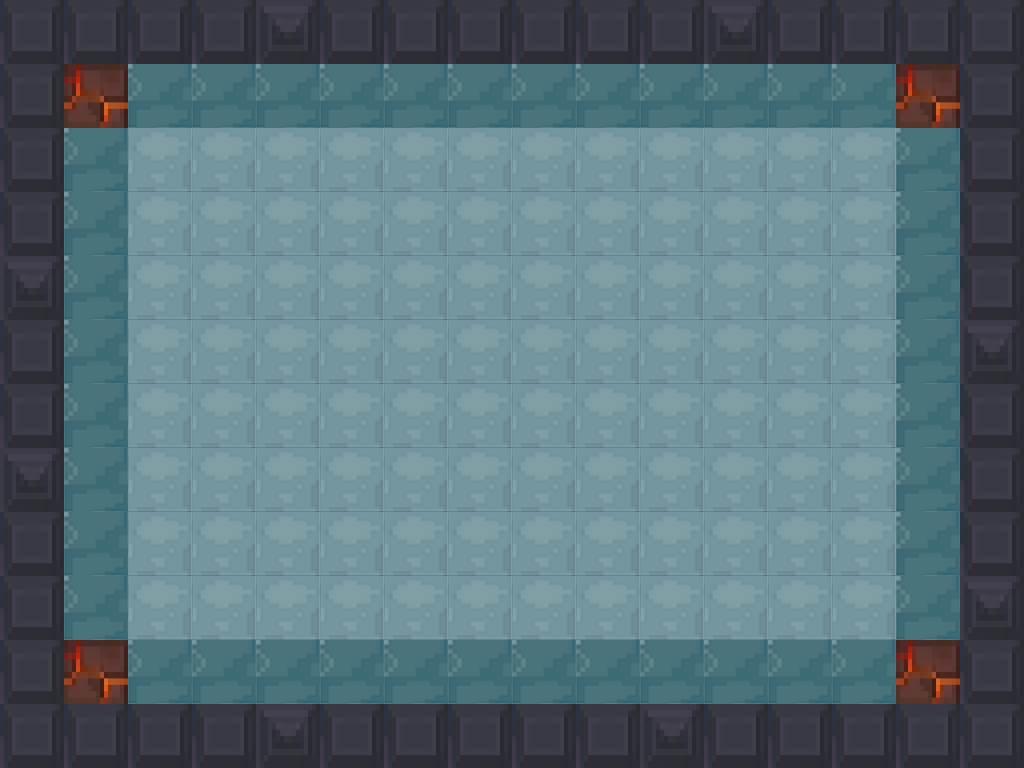

Tiled map render using the project's own tile images. Description and the map definition, with tile-layer contents summarised, below:
An orthogonal 16x12 tile map with 64x64 px tiles, 5 tile layers (ground, wall, DamagingLand, SlowingLand, ...), 3 tilesets and 14 objects (Monster_birth1, Monster_birth2, Monster_birth3, Monster_birth4, Box_1, ...).

<map version="1.0" orientation="orthogonal" renderorder="right-down" width="16" height="12" tilewidth="64" tileheight="64">
 <tileset firstgid="1" name="ground" tilewidth="64" tileheight="64">
  <image source="ground.png" width="384" height="512" />
 </tileset>
 <tileset firstgid="49" name="wall" tilewidth="64" tileheight="64">
  <image source="wall.png" width="640" height="64" />
 </tileset>
 <tileset firstgid="59" name="ground_else" tilewidth="64" tileheight="64">
  <image source="tiles1.png" width="448" height="448" />
 </tileset>
 <layer name="ground" width="16" height="12">
  <data>[192 cells, 192 non-empty, 2 distinct tile ids]</data>
 </layer>
 <objectgroup name="Monster" opacity="0.8">
  <object name="Monster_birth1" x="384" y="256" width="64" height="64" />
  <object name="Monster_birth2" x="736" y="324" width="64" height="64" />
  <object name="Monster_birth3" x="508" y="497" width="64" height="64" />
  <object name="Monster_birth4" x="653" y="497" width="64" height="64" />
 </objectgroup>
 <layer name="wall" width="16" height="12">
  <data>[192 cells, 52 non-empty, 2 distinct tile ids]</data>
 </layer>
 <layer name="DamagingLand" width="16" height="12">
  <data>[192 cells, 8 non-empty, 1 distinct tile ids]</data>
 </layer>
 <objectgroup name="Item">
  <object name="Box_1" x="209.446" y="457.324" width="47.1088" height="49.3521" />
  <object name="Box_2" x="346.446" y="463.324" width="47.1088" height="49.3521" />
  <object name="Box_3" x="487.446" y="468.324" width="47.1088" height="49.3521" />
  <object name="Statue_1" x="467.446" y="305.324" width="47.1088" height="49.3521" />
  <object name="Weapon_1" x="622.446" y="466.324" width="47.1088" height="49.3521" />
 </objectgroup>
 <objectgroup name="Traps">
  <object name="Trap_1" x="93.446" y="96.324" width="47.1088" height="49.3521" />
  <object name="Trap_2" x="892.946" y="96.324" width="47.1088" height="49.3521" />
  <object name="Trap_3" x="91.946" y="634.324" width="47.1088" height="49.3521" />
  <object name="Trap_4" x="493.946" y="316.324" width="47.1088" height="49.3521" />
  <object name="Trap_5" x="898.946" y="625.324" width="47.1088" height="49.3521" />
 </objectgroup>
 <layer name="SlowingLand" width="16" height="12">
  <data>[192 cells, 40 non-empty, 1 distinct tile ids]</data>
 </layer>
 <layer name="BurningLand" width="16" height="12">
  <data>[192 cells, 4 non-empty, 1 distinct tile ids]</data>
 </layer>
</map>